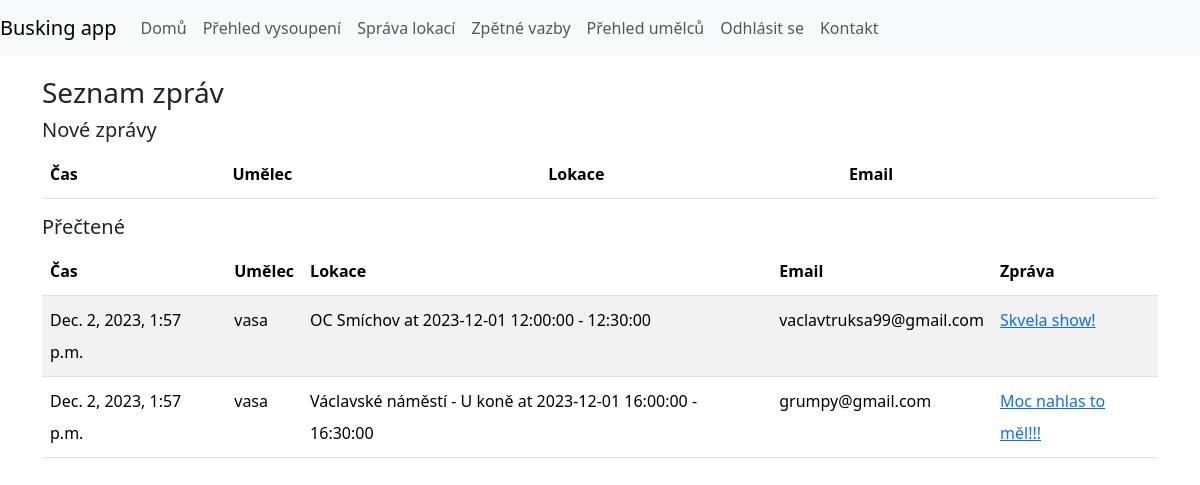
Screenshot of /feedback/ (signed in) with the database file from the repository.
### show/models.py (models this page shows)
class Feedback(models.Model):
    show = models.ForeignKey(Show, on_delete=models.CASCADE)
    email = models.EmailField()
    body = models.TextField()
    seen = models.BooleanField(default=False)
    sent = models.DateTimeField(auto_now_add=True)

class Show(models.Model):
    artist = models.ForeignKey(User, on_delete=models.CASCADE, null=True)
    spot = models.ForeignKey(Spot, on_delete=models.CASCADE)
    date = models.DateField(null=True)
    time = models.ForeignKey('TimeSlot', on_delete=models.CASCADE)
    def __str__(self):
        return str(self.spot.name) + ' at ' + str(self.date) + ' ' + str(self.time)

class Spot(models.Model):
    lan = models.FloatField()
    lon = models.FloatField()
    name = models.CharField(max_length=125, null=False, default='')
    description = models.TextField(null=True)
    allowedSlots = models.CharField(max_length=300, null=False, default='')
    created_by = models.ForeignKey(User, on_delete=models.SET_NULL, null=True)
    shows_future = models.ManyToManyField('Show', related_name='show_f')
    shows_past = models.ManyToManyField('Show', related_name='show_p')

class TimeSlot(models.Model):
    start = models.TimeField()
    end = models.TimeField()
    def __str__(self):
        return str(self.start) + ' - ' + str(self.end)

### show/views.py (the view)
# urls.py: path("feedback/", feedback, name="feedback"),
def feedback(request):
    if not request.user.is_staff:
        messages.error(request, "K přístupu na tuto stránku nemáte dostatečná oprávnění")
        return redirect('home')
    f = Feedback.objects.all()
    f_old = f.filter(seen=True)
    f = f.filter(seen=False)
    context = {
        'f':f,
        'f_old':f_old,
    }
    return render(request, 'feedback_list.html', context)

### templates/feedback_list.html (shortened to what this page needs)
{% include '_base.html' %}
{% load static %}
{% block content %}
    <div class="container">
        <h3>Seznam zpráv</h3>
        <div id="feedback-list">
            <h5>Nové zprávy</h5>
            <table class="table table-striped table-hover" id="feedback-table">
                <thead>
                        <th>Čas</th>
                        <th>Umělec</th>
                        <th>Lokace</th>
                        <th>Email</th>
                        <th></th>
                </thead>
            </table>
            <h5>Přečtené</h5>
            <table class="table table-striped table-hover" id="feedback-old-table">
                <thead>
                        <th>Čas</th>
                        <th>Umělec</th>
                        <th>Lokace</th>
                        <th>Email</th>
                        <th>Zpráva</th>
                </thead>
                <tbody>
                    {% for feed in f_old %}<tr>
                        <td>{{feed.sent}}</td>
                        <td>{{feed.show.artist}}</td>
                        <td>{{feed.show}}</td>
                        <td>{{feed.email}}</td>
                        <td><a href="{% url 'feedback-r' feed.id %}">{{feed.body}}</a></td>
                    </tr>{% endfor %}
                </tbody>
            </table>
        </div>
    </div>
{% endblock %}

### static/css/style.css (style rules this page uses)
.container { width: 70%; padding: 20px; line-height: 200%; }

### rows the page displays
Feedback: sent "Dec. 2, 2023, 1:57 p.m.", show.artist "vasa", show "OC Smíchov at 2023-12-01 12:00:00 - 12:30:00", email "vaclavtruksa99@gmail.com", body "Skvela show!"
Feedback: sent "Dec. 2, 2023, 1:57 p.m.", show.artist "vasa", show "Václavské náměstí - U koně at 2023-12-01 16:00:00 - 16:30:00", email "grumpy@gmail.com", body "Moc nahlas to měl!!!"
